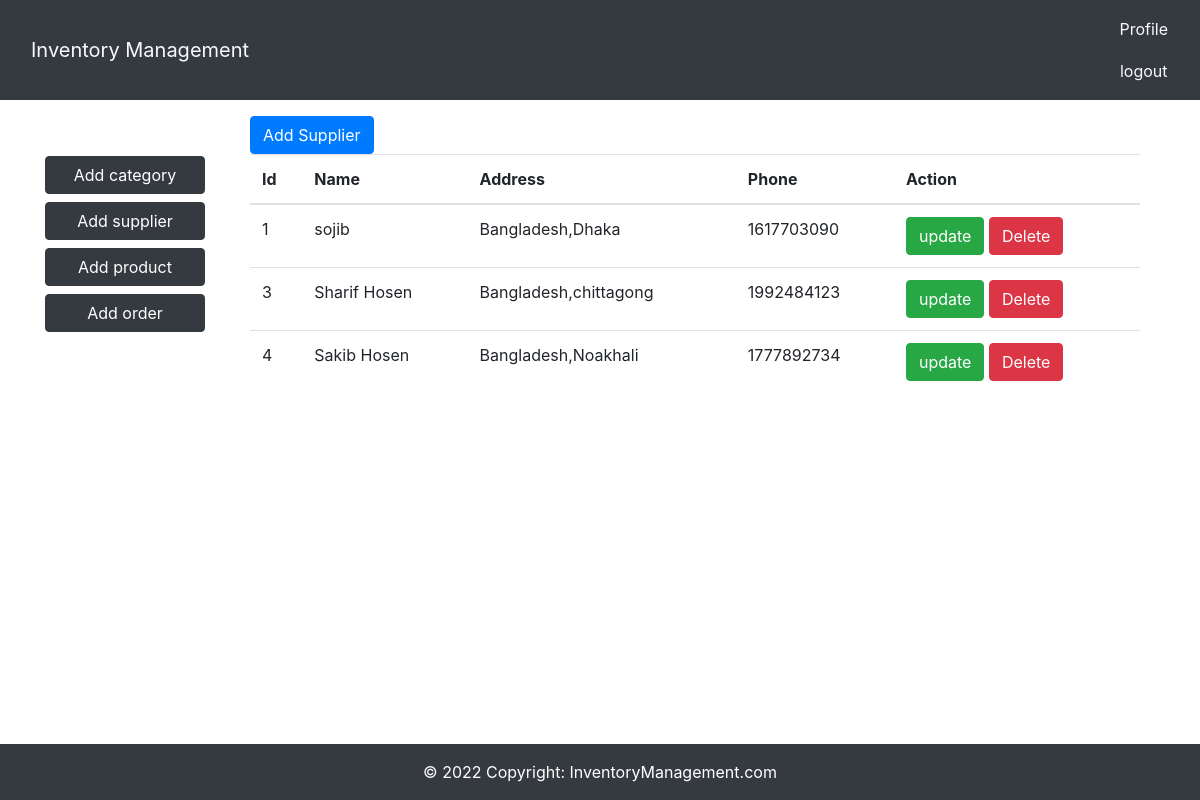
The app's page /supplier/supplier.php with its own data.
### tables this page shows
CREATE TABLE `supplier` (
  `Supplier_ID` int(11) NOT NULL,
  `Supplier_Name` varchar(100) DEFAULT NULL,
  `Email` varchar(100) DEFAULT NULL,
  `password` varchar(100) DEFAULT NULL,
  `Address` varchar(120) DEFAULT NULL,
  `phone` varchar(10) DEFAULT NULL
);

### supplier/view.php (called while the page is built, shortened)
<?php
    $sql = "SELECT * FROM `supplier`";
?>

### supplier/supplierporstion.php (the view, shortened to what this page needs)
    <div class="container">
<button type="button" class="btn btn-primary" data-toggle="modal" data-target="#exampleModal">
  Add Supplier
</button>
<table class="table">
  <thead>
    <tr>
      <th scope="col">Id</th>
      <th scope="col">Name</th>
      <th scope="col">Address</th>
      <th scope="col">Phone </th>
      <th scope="col">Action </th>
    </tr>
  </thead>
  <tbody>
    <?php
    include "view.php";
    $result = mysqli_query($con,$sql);
    if($result){
      while($row=mysqli_fetch_assoc($result)){
        $supplierid = $row['Supplier_ID'];
        $suppliername = $row['Supplier_Name'];
        $address =  $row['Address'];
        $phone = $row['phone'];
    echo'
    <tr>
      <td>'.$supplierid.'</td>
      <td>'.$suppliername.'</td>
      <td>'.$address.'</td>
      <td>'.$phone.'</td>
      <td><button class="btn btn-success editbtn" data-toggle="modal" data-target="#exampleModal1">update</button>
      <a class="btn btn-danger" href="delete.php?deleteid='.$supplierid.'" role="button">Delete</a>
      </td>';
    }
  }
   ?>
    </tr>
  </tbody>
</table>
</div>

### supplier/supplier.php (shortened to what this page needs)
<!DOCTYPE html>
<html lang="en">
<head>
  <link rel="stylesheet" href="https://cdn.jsdelivr.net/npm/bootstrap@4.6.1/dist/css/bootstrap.min.css">
</head>
<body>
    <?php include "../header.php" ?>
<div class="container">
  <div class="row">
    <div class="col-2 mt-5">
    <?php include "../sidebar.php" ?>
    </div>
    <div class="col-10 mt-3">
    <?php include 'supplierporstion.php';?>
    </div>
  </div>
</div>
<?php include "../footer.php" ?>
</body>
</html>

### header.php
<nav class="navbar navbar-inverse bg-dark sticky-top">
  <div class="container-fluid">
    <div class="navbar-header">
      <a class="navbar-brand text-light " href="homepage.php">Inventory Management</a>
    </div>
    <ul class="nav navbar-nav navbar-right ">
    <li class="nav-item">
      <a class="nav-link text-light btn btn-dark" href="../profile_setting.php">Profile</a>
    </li>
    <li class="nav-item">
      <a class="nav-link text-light btn btn-dark" href="../homepage.php">logout</a>
    </li>
    </ul>
  </div>
</nav>

### sidebar.php
<div class="d-flex flex-column">
        <a href="../category/category.php" class="btn btn-dark mt-2" role="button">Add category</a>
        <a href="../supplier/supplier.php" class="btn btn-dark mt-2" role="button">Add supplier</a>
        <a href="../addproduct/addproduct.php" class="btn btn-dark mt-2" role="button">Add product</a>
        <a href="../order/order.php" class="btn btn-dark mt-2" role="button">Add order</a>
</div>

### footer.php
<footer class="bg-dark text-center text-white mt-5">
  <div class="text-center p-3 fixed-bottom bg-dark" style="background-color: rgba(0, 0, 0, 0.2);">
    © 2022 Copyright:
    <a class="text-white" href="https://mdbootstrap.com/">InventoryManagement.com</a>
  </div>
</footer>

### records on screen
supplier: Supplier_ID "1", Supplier_Name "sojib", Address "Bangladesh,Dhaka", phone "1617703090"
supplier: Supplier_ID "3", Supplier_Name "Sharif Hosen", Address "Bangladesh,chittagong", phone "1992484123"
supplier: Supplier_ID "4", Supplier_Name "Sakib Hosen", Address "Bangladesh,Noakhali", phone "1777892734"
